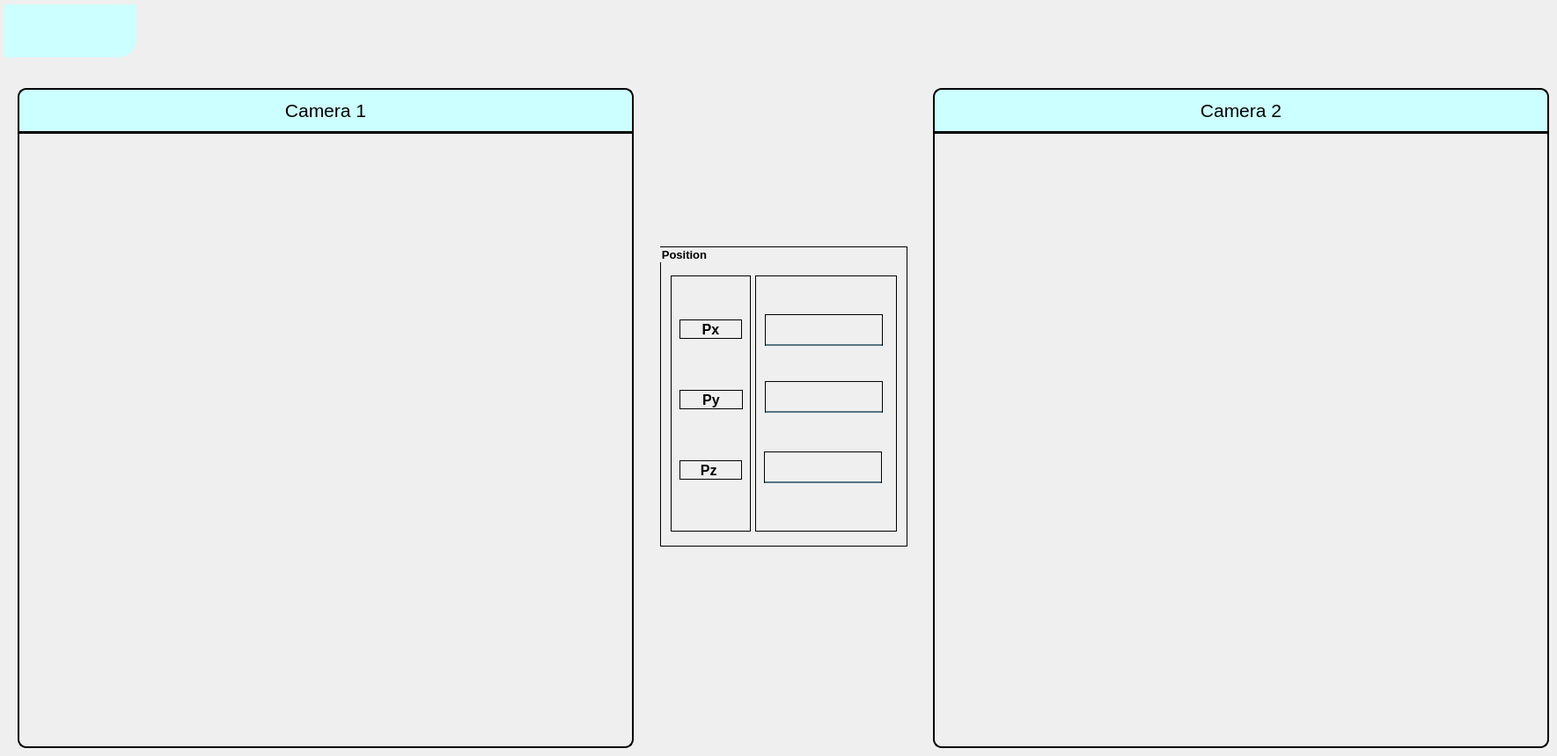
     <widget class="QWidget" name="page_cam">
      <widget class="QGroupBox" name="groupBox_3">
       <property name="geometry">
        <rect>
         <x>750</x>
         <y>280</y>
         <width>281</width>
         <height>341</height>
        </rect>
       </property>
       <property name="font">
        <font>
         <pointsize>10</pointsize>
         <weight>75</weight>
         <bold>true</bold>
        </font>
       </property>
       <property name="styleSheet">
        <string notr="true">gridline-color: rgb(0, 0, 0);
selection-color: rgb(85, 170, 255);
border: 1px solid black;</string>
       </property>
       <property name="title">
        <string>Position</string>
       </property>
       <widget class="QWidget" name="widget_19" native="true">
        <property name="geometry">
         <rect>
          <x>12</x>
          <y>33</y>
          <width>91</width>
          <height>291</height>
         </rect>
        </property>
        <widget class="QLabel" name="label_26">
         <property name="geometry">
          <rect>
           <x>10</x>
           <y>50</y>
           <width>71</width>
           <height>22</height>
          </rect>
         </property>
         <property name="font">
          <font>
           <pointsize>12</pointsize>
           <weight>75</weight>
           <bold>true</bold>
          </font>
         </property>
         <property name="text">
          <string>Px</string>
         </property>
         <property name="alignment">
          <set>Qt::AlignCenter</set>
         </property>
        </widget>
        <widget class="QLabel" name="label_22">
         <property name="geometry">
          <rect>
           <x>10</x>
           <y>130</y>
           <width>72</width>
           <height>22</height>
          </rect>
         </property>
         <property name="font">
          <font>
           <pointsize>12</pointsize>
           <weight>75</weight>
           <bold>true</bold>
          </font>
         </property>
         <property name="text">
          <string>Py</string>
         </property>
         <property name="alignment">
          <set>Qt::AlignCenter</set>
         </property>
        </widget>
        <widget class="QLabel" name="label_25">
         <property name="geometry">
          <rect>
           <x>10</x>
           <y>210</y>
           <width>71</width>
           <height>22</height>
          </rect>
         </property>
         <property name="font">
          <font>
           <pointsize>12</pointsize>
           <weight>75</weight>
           <bold>true</bold>
          </font>
         </property>
         <property name="text">
          <string>Pz </string>
         </property>
         <property name="alignment">
          <set>Qt::AlignCenter</set>
         </property>
        </widget>
       </widget>
       <widget class="QWidget" name="widget_20" native="true">
        <property name="geometry">
         <rect>
          <x>108</x>
          <y>33</y>
          <width>161</width>
          <height>291</height>
         </rect>
        </property>
        <widget class="QLineEdit" name="Px_cam">
         <property name="geometry">
          <rect>
           <x>11</x>
           <y>44</y>
           <width>134</width>
           <height>36</height>
          </rect>
         </property>
         <property name="font">
          <font>
           <pointsize>12</pointsize>
          </font>
         </property>
         <property name="styleSheet">
          <string notr="true">background-color:rgba(0, 0, 0, 0);

border-bottom:2px solid rgba(46, 82, 101, 200);

padding-bottom:7px;</string>
         </property>
         <property name="alignment">
          <set>Qt::AlignCenter</set>
         </property>
        </widget>
        <widget class="QLineEdit" name="Py_cam">
         <property name="geometry">
          <rect>
           <x>11</x>
           <y>120</y>
           <width>134</width>
           <height>36</height>
          </rect>
         </property>
         <property name="font">
          <font>
           <pointsize>12</pointsize>
          </font>
         </property>
         <property name="styleSheet">
          <string notr="true">background-color:rgba(0, 0, 0, 0);

border-bottom:2px solid rgba(46, 82, 101, 200);
color:rgba(0, 0, 0, 240);
padding-bottom:7px;</string>
         </property>
         <property name="alignment">
          <set>Qt::AlignCenter</set>
         </property>
        </widget>
        <widget class="QLineEdit" name="Pz_cam">
         <property name="geometry">
          <rect>
           <x>10</x>
           <y>200</y>
           <width>134</width>
           <height>36</height>
          </rect>
         </property>
         <property name="font">
          <font>
           <pointsize>12</pointsize>
          </font>
         </property>
         <property name="styleSheet">
          <string notr="true">background-color:rgba(0, 0, 0, 0);

border-bottom:2px solid rgba(46, 82, 101, 200);
color:rgba(0, 0, 0, 240);
padding-bottom:7px;</string>
         </property>
         <property name="alignment">
          <set>Qt::AlignCenter</set>
         </property>
        </widget>
       </widget>
      </widget>
      <widget class="QLabel" name="screen_cam">
       <property name="geometry">
        <rect>
         <x>20</x>
         <y>150</y>
         <width>700</width>
         <height>700</height>
        </rect>
       </property>
       <property name="styleSheet">
        <string notr="true">border: 2px solid black;
border-bottom-right-radius:10px;
border-bottom-left-radius:10px;</string>
       </property>
       <property name="text">
        <string/>
       </property>
      </widget>
      <widget class="QLabel" name="screen_cam_2">
       <property name="geometry">
        <rect>
         <x>1060</x>
         <y>150</y>
         <width>700</width>
         <height>700</height>
        </rect>
       </property>
       <property name="styleSheet">
        <string notr="true">border: 2px solid black;
border-bottom-right-radius:10px;
border-bottom-left-radius:10px;</string>
       </property>
       <property name="text">
        <string/>
       </property>
      </widget>
      <widget class="QLabel" name="label_12">
       <property name="geometry">
        <rect>
         <x>1060</x>
         <y>100</y>
         <width>700</width>
         <height>51</height>
        </rect>
       </property>
       <property name="font">
        <font>
         <pointsize>16</pointsize>
        </font>
       </property>
       <property name="styleSheet">
        <string notr="true">background-color: #CCFFFF;
border-top-right-radius: 10px;
border-top-left-radius:10px;
border: 2px solid black;</string>
       </property>
       <property name="text">
        <string>Camera 2</string>
       </property>
       <property name="alignment">
        <set>Qt::AlignCenter</set>
       </property>
      </widget>
      <widget class="QLabel" name="label_13">
       <property name="geometry">
        <rect>
         <x>20</x>
         <y>100</y>
         <width>700</width>
         <height>51</height>
        </rect>
       </property>
       <property name="font">
        <font>
         <pointsize>16</pointsize>
        </font>
       </property>
       <property name="styleSheet">
        <string notr="true">background-color: #CCFFFF;
border-top-right-radius: 10px;
border-top-left-radius:10px;
border: 2px solid black;</string>
       </property>
       <property name="text">
        <string>Camera 1</string>
       </property>
       <property name="alignment">
        <set>Qt::AlignCenter</set>
       </property>
      </widget>
      <widget class="QPushButton" name="Button_Quaylai_3">
       <property name="geometry">
        <rect>
         <x>5</x>
         <y>5</y>
         <width>150</width>
         <height>60</height>
        </rect>
       </property>
       <property name="minimumSize">
        <size>
         <width>20</width>
         <height>20</height>
        </size>
       </property>
       <property name="maximumSize">
        <size>
         <width>190</width>
         <height>60</height>
        </size>
       </property>
       <property name="autoFillBackground">
        <bool>false</bool>
       </property>
       <property name="styleSheet">
        <string notr="true">QPushButton#Button_Quaylai_3{
   	border-bottom-right-radius :20px;
	font: 75 17pt &quot;MS Shell Dlg 2&quot;;
	
	/*border: 3px solid rgb(230, 230, 230);*/
	color: rgb(0, 0, 0);
	
	background-color: rgb(220, 220, 220);
	background-color: #CCFFFF;

}
QPushButton#Button_Quaylai_3:pressed{
padding-left :2px;
padding-top :2px;

	background-color: #0e71aa;
}
</string>
       </property>
       <property name="text">
        <string/>
       </property>
       <property name="icon">
        <iconset>
         <normaloff>icon/back.png</normaloff>icon/back.png</iconset>
       </property>
       <property name="iconSize">
        <size>
         <width>50</width>
         <height>50</height>
        </size>
       </property>
      </widget>
     </widget>
